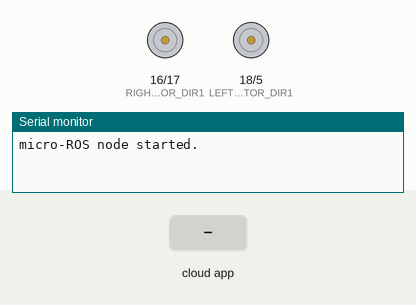
The sketch below on a simulated Arduino Uno, built with avr-gcc and run on an emulated ATmega328P. Shown: motor-driver pin pairs drawn as motors (green arrow = first pin HIGH = forward, orange = second pin HIGH = backward, longer = more drive, scaled by the enable pin), the last lines printed to the serial monitor. The test bench sets the inputs (shaded band). The ROS host is connected and sends only what is stated.

Above: at 3.2 s.
3.3 s: the phone or cloud app sets linear.x to -100
At 4.1 s:
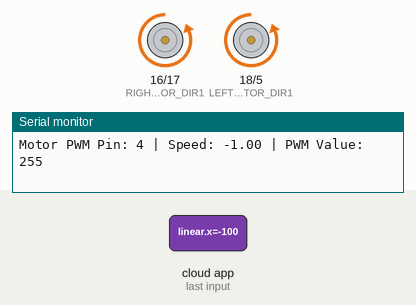
4.8 s: the phone or cloud app sets linear.x to 100
At 6.0 s:
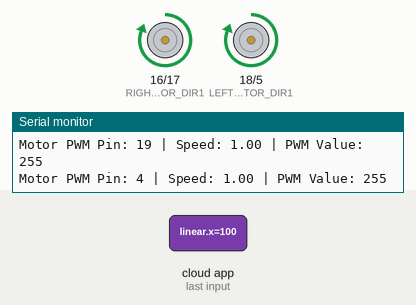
6.3 s: the phone or cloud app sets linear.x to 0
At 7.5 s:
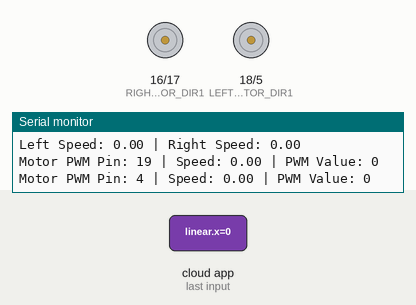
7.8 s: the phone or cloud app sets angular.z to -100
9.3 s: the phone or cloud app sets angular.z to 100
10.8 s: the phone or cloud app sets angular.z to 0
Timing chart, 0 to 13.4 s (numbered marks = the images above; inputs shaded):
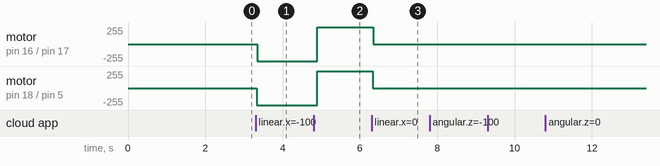

The sketch:

twist_subscriber.ino
```cpp
#include <micro_ros_arduino.h>

#include <stdio.h>
#include <rcl/rcl.h>
#include <rcl/error_handling.h>
#include <rclc/rclc.h>
#include <rclc/executor.h>

#include <geometry_msgs/msg/twist.h>

rcl_subscription_t subscriber;
geometry_msgs__msg__Twist msg;
rclc_executor_t executor;
rcl_allocator_t allocator;
rclc_support_t support;
rcl_node_t node;

#define LEFT_MOTOR_PWM  19   // 왼쪽 모터 PWM 핀
#define LEFT_MOTOR_DIR1 18  // 왼쪽 모터 방향 핀 1
#define LEFT_MOTOR_DIR2 5  // 왼쪽 모터 방향 핀 2

#define RIGHT_MOTOR_PWM 4  // 오른쪽 모터 PWM 핀
#define RIGHT_MOTOR_DIR1 16 // 오른쪽 모터 방향 핀 1
#define RIGHT_MOTOR_DIR2 17 // 오른쪽 모터 방향 핀 2

#define WHEEL_SEPARATION 0.30  // 바퀴 간 거리 (30cm)
#define RCCHECK(fn) { rcl_ret_t temp_rc = fn; if((temp_rc != RCL_RET_OK)){error_loop();}}
#define RCSOFTCHECK(fn) { rcl_ret_t temp_rc = fn; if((temp_rc != RCL_RET_OK)){error_loop();}}

// 오류 발생 시 루프
void error_loop(){
  while(1){
    Serial.println("No twist yet");
    delay(100);
  }
}

// **모터 속도 및 방향 설정 함수**
void setMotor(int pwm_pin, int dir1_pin, int dir2_pin, float speed) {
    int pwm_value = constrain(abs(speed * 255), 0, 255);

    // 시리얼 출력 (디버깅용)
    Serial.print("Motor PWM Pin: "); Serial.print(pwm_pin);
    Serial.print(" | Speed: "); Serial.print(speed);
    Serial.print(" | PWM Value: "); Serial.println(pwm_value);

    if (speed > 0) { // 전진
        digitalWrite(dir1_pin, HIGH);
        digitalWrite(dir2_pin, LOW);
    } else if (speed < 0) { // 후진
        digitalWrite(dir1_pin, LOW);
        digitalWrite(dir2_pin, HIGH);
    } else { // 정지
        digitalWrite(dir1_pin, LOW);
        digitalWrite(dir2_pin, LOW);
    }

    analogWrite(pwm_pin, pwm_value);
}

// **ROS 2에서 `/cmd_vel` 메시지 수신 시 실행되는 콜백 함수**
void subscription_callback(const void *msgin) {
    const geometry_msgs__msg__Twist * msg = (const geometry_msgs__msg__Twist *)msgin;

    // ROS2 Twist 메시지 값 가져오기
    float linear_x = msg->linear.x;  // 전진/후진 속도
    float angular_z = msg->angular.z; // 회전 속도

    // 시리얼 출력 (디버깅용)
    Serial.print("Received /cmd_vel | Linear X: ");
    Serial.print(linear_x);
    Serial.print(" | Angular Z: ");
    Serial.println(angular_z);

    // **차동 구동 속도 변환 공식 적용**
    float left_speed = linear_x - (angular_z * WHEEL_SEPARATION / 2.0);
    float right_speed = linear_x + (angular_z * WHEEL_SEPARATION / 2.0);

    // 디버깅 출력
    Serial.print("Left Speed: "); Serial.print(left_speed);
    Serial.print(" | Right Speed: "); Serial.println(right_speed);

    // 모터 제어 함수 호출
    setMotor(LEFT_MOTOR_PWM, LEFT_MOTOR_DIR1, LEFT_MOTOR_DIR2, left_speed);
    setMotor(RIGHT_MOTOR_PWM, RIGHT_MOTOR_DIR1, RIGHT_MOTOR_DIR2, right_speed);
}

// **ESP32 초기 설정**
void setup() {
  set_microros_wifi_transports("HY-DORM5-658", "residence658", "192.168.0.8", 8888);
  Serial.begin(115200);
  delay(2000);

  // **모터 핀을 출력 모드로 설정**
  pinMode(LEFT_MOTOR_PWM, OUTPUT);
  pinMode(LEFT_MOTOR_DIR1, OUTPUT);
  pinMode(LEFT_MOTOR_DIR2, OUTPUT);
  pinMode(RIGHT_MOTOR_PWM, OUTPUT);
  pinMode(RIGHT_MOTOR_DIR1, OUTPUT);
  pinMode(RIGHT_MOTOR_DIR2, OUTPUT);

  allocator = rcl_get_default_allocator();

  // ROS 2 노드 및 구독자 설정
  RCCHECK(rclc_support_init(&support, 0, NULL, &allocator));
  RCCHECK(rclc_node_init_default(&node, "micro_ros_arduino_node", "", &support));
  RCCHECK(rclc_subscription_init_default(
    &subscriber,
    &node,
    ROSIDL_GET_MSG_TYPE_SUPPORT(geometry_msgs, msg, Twist),
    "/cmd_vel"));

  // 실행기 설정
  RCCHECK(rclc_executor_init(&executor, &support.context, 1, &allocator));
  RCCHECK(rclc_executor_add_subscription(&executor, &subscriber, &msg, &subscription_callback, ON_NEW_DATA));

  Serial.println("micro-ROS node started.");
}

// **ROS 2에서 오는 메시지를 계속 체크**
void loop() {
  delay(100);
  RCCHECK(rclc_executor_spin_some(&executor, RCL_MS_TO_NS(100)));
}
```

Measured:
- after the input at 3.3 s, motor on pin 16 (RIGHT_MOTOR_DIR1) / pin 17 (RIGHT_MOTOR_DIR2), motor on pin 18 (LEFT_MOTOR_DIR1) / pin 5 (LEFT_MOTOR_DIR2): stopped → backward 255/255 at once
- after the input at 4.8 s, motor on pin 16 (RIGHT_MOTOR_DIR1) / pin 17 (RIGHT_MOTOR_DIR2): backward 255/255 → forward 255/255 after 0.10 s; motor on pin 18 (LEFT_MOTOR_DIR1) / pin 5 (LEFT_MOTOR_DIR2): backward 255/255 → forward 255/255 after 0.09 s
- after the input at 6.3 s, motor on pin 16 (RIGHT_MOTOR_DIR1) / pin 17 (RIGHT_MOTOR_DIR2), motor on pin 18 (LEFT_MOTOR_DIR1) / pin 5 (LEFT_MOTOR_DIR2): forward 255/255 → stopped at once
